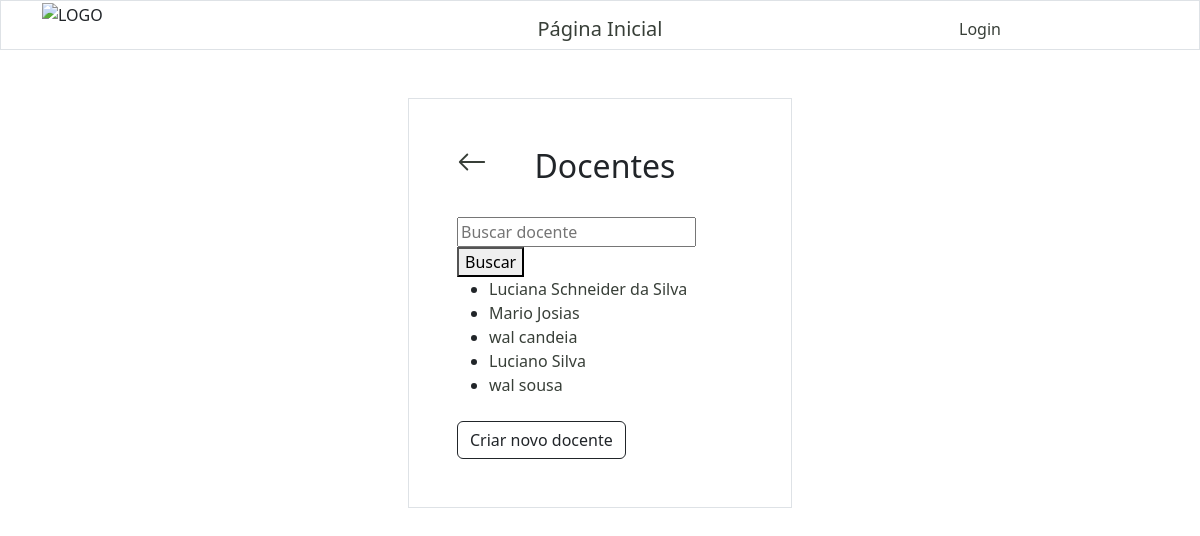
/docentes/, run on the app's committed database.
### docentes/models.py (models this page shows, shortened)
class Docente(models.Model):
    nome = models.CharField(max_length=255)
    sobrenome = models.CharField(max_length=255, null=True)
    email = models.EmailField(max_length=255, null=True)
    orientados = models.ManyToManyField(Aluno, related_name='docentes_orientadores', blank=True)

### docentes/views.py (the view)
# urls.py: path('docentes/', views.docentes, name='docentes'),
def docentes(request):
    query = request.GET.get('q')
    if query:
        keywords = query.split()
        query_list = []
        for keyword in keywords:
            query_list.append(Q(nome__icontains=keyword) | Q(sobrenome__icontains=keyword))
        pesquisa = Q()
        for query_item in query_list:
            pesquisa |= query_item
        docentesValues = Docente.objects.filter(pesquisa)
    else:
        docentesValues = Docente.objects.all()
    context = {'docentesValues': docentesValues}
    return render(request, 'docentesList.html', context)

### docentes/templates/docentesList.html (shortened to what this page needs)
{% extends "master.html" %}
{% block content %}
    {% include "header.html" %}
    <div class="row">
        <div class="col"></div>
        <div class="col">
            <div class="container p-5 my-5 border">
                <div class="row mb-4">
                    <div class="col">
                        <a href="/">
                            <svg xmlns="http://www.w3.org/2000/svg" width="30" height="30" fill="currentColor" class="bi bi-arrow-left" viewBox="0 0 16 16">
                                <path fill-rule="evenodd" d="M15 8a.5.5 0 0 0-.5-.5H2.707l3.147-3.146a.5.5 0 1 0-.708-.708l-4 4a.5.5 0 0 0 0 .708l4 4a.5.5 0 0 0 .708-.708L2.707 8.5H14.5A.5.5 0 0 0 15 8"/>
                            </svg>
                        </a>
                    </div>
                    <div class="col-6">
                        <h2 class="text-center">Docentes</h2>
                    </div>
                    <div class="col"></div>
                  </div>
                  <form method="GET">
                    <input type="text" name="q" placeholder="Buscar docente">
                    <button type="submit">Buscar</button>
                  </form>
                <ul>
                    {% for x in docentesValues %}
                    <li> <a href="docenteInfo/{{ x.id }}"> {{ x.nome }} {{ x.sobrenome }}</a> </li>
                    {% endfor %}
                </ul>
                <div class="container px-0 mt-4">
                    <a href="{% url 'criar_docente'%}">
                        <button type="button" class="btn btn-outline-dark">
                            Criar novo docente
                        </button>
                    </a>
                </div>
            </div>
        </div>
        <div class="col"></div>
    </div>
{% endblock %}

### alunos/static/css/style.css (style rules this page uses)
a { color: rgb(56, 63, 56); background-color: transparent; text-decoration: none; }

### data on the page
Docente: nome "Luciana", sobrenome "Schneider da Silva"
Docente: nome "Mario", sobrenome "Josias"
Docente: nome "wal", sobrenome "candeia"
Docente: nome "Luciano", sobrenome "Silva"
Docente: nome "wal", sobrenome "sousa"
